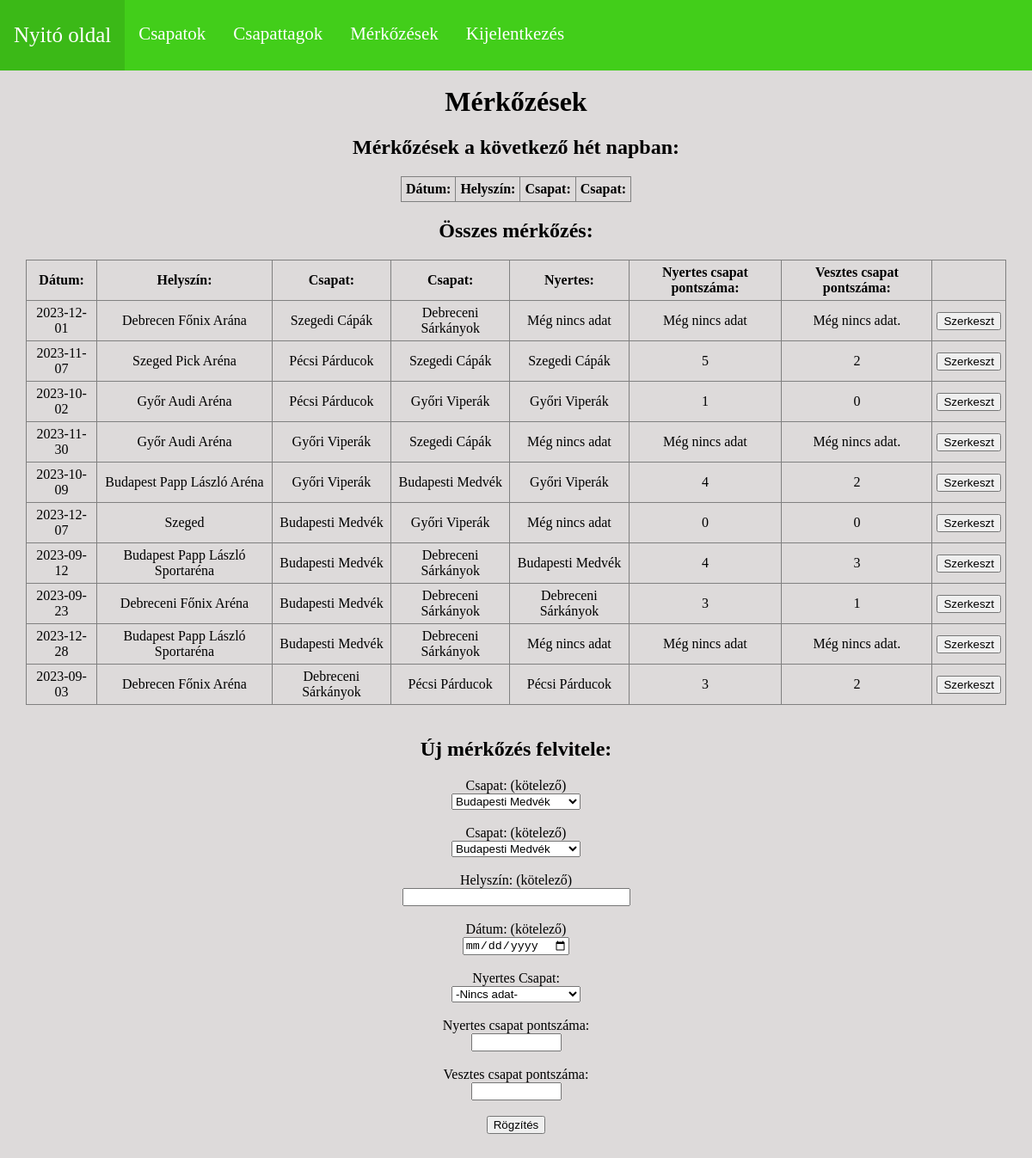
The app's page /Merkozesek.php (signed in) with its own data.
### tables this page shows
CREATE TABLE `merkozes` (
  `csapat1id` int(5) NOT NULL,
  `csapat2id` int(5) NOT NULL,
  `datum` date NOT NULL,
  `helyszin` varchar(100) NOT NULL,
  `nyertes` varchar(100) DEFAULT NULL,
  `nyertespont` int(2) DEFAULT NULL,
  `vesztespont` int(2) DEFAULT NULL
);

CREATE TABLE `csapat` (
  `csapatid` int(5) NOT NULL,
  `nev` varchar(100) NOT NULL,
  `varos` varchar(100) NOT NULL,
  `alapitaseve` int(4) NOT NULL
);

### kezelofgvk.php (called while the page is built, shortened)
<?php
function felhasznalo_csatlakozas(){
    $conn = mysqli_connect('localhost', 'root', '') or die ("Hibás csatlakozás!");
    mysqli_query($conn, 'SET NAMES UTF8');
    mysqli_query($conn, 'SET character_set_results=utf8');
    mysqli_set_charset($conn, 'utf8');
    return $conn;
}
function csapat_leker(){
    if(!($conn = felhasznalo_csatlakozas())){
        return false;
    }
    $result = mysqli_query($conn,"SELECT * FROM csapat ORDER BY nev");
    return $result;
}
function csapatot_leker($csapatid){
    if(!($conn = felhasznalo_csatlakozas())){
        return false;
    }
    $stmt = mysqli_prepare($conn, "SELECT * FROM csapat WHERE csapatid = ?");
    mysqli_stmt_bind_param($stmt, "i", $csapatid);
    $result = mysqli_stmt_execute($stmt);
    mysqli_stmt_bind_result($stmt, $cspid, $nev, $varos, $ev);
    $csapat = array();
    $csapat["csapatid"] = $cspid;
    $csapat["nev"] = $nev;
    $csapat["varos"] = $varos;
    $csapat["ev"] = $ev;
    return $csapat;
}
function merkozesek_leker(){
    if(!($conn = felhasznalo_csatlakozas())){
        return false;
    }
    $result = mysqli_query($conn, "SELECT * FROM merkozes");
    return $result;
}
function merkozes_kovhet(){
    if(!($conn = felhasznalo_csatlakozas())){
        return false;
    }
    $result = mysqli_query($conn, "SELECT * FROM merkozes WHERE DATEDIFF(merkozes.datum, CURRENT_DATE) <= 7 AND DATEDIFF(merkozes.datum, CURRENT_DATE) >= 0");
    return $result;
}
?>

### Merkozesek.php (the view, shortened to what this page needs)
<?php
include_once "kezelofgvk.php";
?>
<!DOCTYPE html>
<html lang="hu">
<head>
    <link rel="stylesheet" type="text/css" href="css/media.css">
</head>
<body>
<header>
    <nav>
        <ul class="navigation">
            <li><a href="Index.php" target="_self">Nyitó oldal</a></li>
            <li><a href="Csapatok.php" target="_self">Csapatok</a></li>
            <li><a href="Tagok.php" target="_self">Csapattagok</a></li>
            <li><a href="Merkozesek.php" target="_self">Mérkőzések</a></li>
            <?php if(!(isset($_SESSION["user"]))) {?>
            <li><a href="Bejelentkezes.php" target="_self">Bejelentkezés</a></li>
            <li><a href="Regisztracio.php" target="_self">Regisztráció</a></li>
            <?php }else{?>
            <li><a href="Kijeletkezes.php" target="_self">Kijelentkezés</a></li>
            <?php } ?>
        </ul>
    </nav>
</header>
<h1>Mérkőzések</h1>
<h2>Mérkőzések a következő hét napban:</h2>
<div>
<?php
$kovhet = merkozes_kovhet();
if(isset($kovhet) && ($kovhet != null || $kovhet != 0) ){
    ?>
    <table>
        <tr>
            <th>Dátum:</th>
            <th>Helyszín:</th>
            <th>Csapat:</th>
            <th>Csapat:</th>
        </tr>
    </table>
    <?php
}
?>
</div>
<h2>Összes mérkőzés:</h2>
<div>
    <table>
        <tr>
            <th>Dátum:</th>
            <th>Helyszín:</th>
            <th>Csapat:</th>
            <th>Csapat:</th>
            <th>Nyertes:</th>
            <th>Nyertes csapat pontszáma:</th>
            <th>Vesztes csapat pontszáma:</th>
            <?php if (isset($_SESSION["user"])){ ?>
                <th></th>
            <?php } ?>
        </tr>
        <?php
        $merkozesek = merkozesek_leker();
        while($merkozes = mysqli_fetch_assoc($merkozesek)){
            $csapat1 = csapatot_leker($merkozes["csapat1id"]);
            $csapat2 = csapatot_leker($merkozes["csapat2id"]);
            echo '<form action="merkozesmodositas.php" method="post">';
            echo '<tr>';
            echo '<td>'. $merkozes["datum"] .'</td>';
            echo '<td>'. $merkozes["helyszin"] .'</td>';
            echo '<td>'. $csapat1["nev"] .'</td>';
            echo '<td>'. $csapat2["nev"] .'</td>';
            if($merkozes["nyertes"] == null){
                $nyertes = "Még nincs adat";
            } else {
                $nyertes = $merkozes["nyertes"];
            }
            echo '<td>'. $nyertes .'</td>';
            if($merkozes["nyertespont"] == null){
                $nyertespont = "Még nincs adat";
            } else {
                $nyertespont = $merkozes["nyertespont"];
            }
            echo '<td>'. $nyertespont .'</td>';
            if($merkozes["vesztespont"] == null){
                $vesztespont = "Még nincs adat.";
            } else {
                $vesztespont = $merkozes["vesztespont"];
            }
            echo '<td>'. $vesztespont .'</td>';
            if(isset($_SESSION["user"])){
                echo '<td><input type="hidden" name="csp1" value="' . $merkozes["csapat1id"] . '"><input type="hidden" name="csp2" value="'. $merkozes["csapat2id"] .'"><input type="hidden" name="datum" value="'. $merkozes["datum"] .'">
                    <input type="hidden" name="hely" value="'. $merkozes["helyszin"] .'"><input type="submit" name="szerkeszt" value="Szerkeszt"></td>';
            }
            echo '</tr>';
            echo '</form>';
        }
        ?>
    </table><br>
</div>
<?php if (isset($_SESSION["user"])){ ?>
<h2>Új mérkőzés felvitele:</h2>
    <div>
        <form action="Merkozesek.php" method="post">
            <label for="team1">Csapat:     (kötelező)</label><br>
            <select id="team1" name="csapat1">
                <?php
                $csapatok = csapat_leker();
                if(mysqli_num_rows($csapatok) > 0){
                    while($csapat = mysqli_fetch_assoc($csapatok)){
                        echo '<option value="'.  $csapat["csapatid"].'">'. $csapat["nev"] . '</option>';
                    }
                } else {
                    echo '<option value="">--Nincs választható csapat--</option>';
                }
                ?>
            </select><br><br>
            <label for="team2">Csapat:     (kötelező)</label><br>
            <select id="team2" name="csapat2">
                <?php
                $csapatok = csapat_leker();
                if(mysqli_num_rows($csapatok) > 0){
                    while($csapat = mysqli_fetch_assoc($csapatok)){
                        echo '<option value="'.  $csapat["csapatid"].'">'. $csapat["nev"] . '</option>';
                    }
                } else {
                    echo '<option value="">--Nincs választható csapat--</option>';
                }
                ?>
            </select><br><br>
            <label for="hely">Helyszín:     (kötelező)</label><br>
            <input id="hely" type="text" name="hely" size="30"><br><br>
            <label for="date">Dátum:     (kötelező)</label><br>
            <input id="date" type="date" name="datum"><br><br>
            <label for="nyer">Nyertes Csapat:</label><br>
            <select id="nyer" name="gyoztes">
                <option value="<?php echo NULL; ?>">-Nincs adat-</option>
            </select><br><br>
            <label for="nyer">Nyertes csapat pontszáma:</label><br>
            <input id="nyer" type="text" name="nyertespont" size="10"><br><br>
            <label for="vesz">Vesztes csapat pontszáma:</label><br>
            <input id="vesz" type="text" name="vesztespont" size="10"><br><br>
            <input type="submit" name="ujmeccs" value="Rögzítés">
        </form>
    </div><br><br>
<?php } ?>
</body>
</html>

### css/media.css (style rules this page uses)
* { box-sizing: border-box; }
html { font-size: 16px; }
body { background:#dddada fixed; font-family: Georgia, Times, "Times New Roman", serif; margin:0; margin-top:100px; }
.navigation li:first-child { color:rgba(255,255,255,.5); font-size:25px; border-top:none; }
nav { background: #42CE1A; font-size:21px; position: fixed; width: 100%; top:0; }
nav ul { margin:0; padding:0; list-style: none; }
nav ul li { float:left; }
nav a { text-decoration: none; padding: 1.7rem 1rem; display: block; color:white; }
nav::after { content:''; clear: both; display:table }
div { max-width: 1200px; margin:0 auto; width:95%; text-align: center; }
table { border: 1px solid gray; margin: 0 auto; border-collapse: collapse; box-sizing: border-box; }
th,td { border: 1px solid gray; vertical-align: center; text-align: center; padding: 5px; }
h1, h2, h3, p { text-align: center; }

### records on screen
merkozes: datum "2023-12-01", helyszin "Debrecen Főnix Arána", csapat1id.nev "Szegedi Cápák", csapat2id.nev "Debreceni Sárkányok", nyertes "Még nincs adat", nyertespont "Még nincs adat", vesztespont "Még nincs adat."
merkozes: datum "2023-11-07", helyszin "Szeged Pick Aréna", csapat1id.nev "Pécsi Párducok", csapat2id.nev "Szegedi Cápák", nyertes "Szegedi Cápák", nyertespont "5", vesztespont "2"
merkozes: datum "2023-10-02", helyszin "Győr Audi Aréna", csapat1id.nev "Pécsi Párducok", csapat2id.nev "Győri Viperák", nyertes "Győri Viperák", nyertespont "1", vesztespont "0"
merkozes: datum "2023-11-30", helyszin "Győr Audi Aréna", csapat1id.nev "Győri Viperák", csapat2id.nev "Szegedi Cápák", nyertes "Még nincs adat", nyertespont "Még nincs adat", vesztespont "Még nincs adat."
merkozes: datum "2023-10-09", helyszin "Budapest Papp László Aréna", csapat1id.nev "Győri Viperák", csapat2id.nev "Budapesti Medvék", nyertes "Győri Viperák", nyertespont "4", vesztespont "2"
merkozes: datum "2023-12-07", helyszin "Szeged", csapat1id.nev "Budapesti Medvék", csapat2id.nev "Győri Viperák", nyertes "Még nincs adat", nyertespont "0", vesztespont "0"
merkozes: datum "2023-09-12", helyszin "Budapest Papp László Sportaréna", csapat1id.nev "Budapesti Medvék", csapat2id.nev "Debreceni Sárkányok", nyertes "Budapesti Medvék", nyertespont "4", vesztespont "3"
merkozes: datum "2023-09-23", helyszin "Debreceni Főnix Aréna", csapat1id.nev "Budapesti Medvék", csapat2id.nev "Debreceni Sárkányok", nyertes "Debreceni Sárkányok", nyertespont "3", vesztespont "1"
merkozes: datum "2023-12-28", helyszin "Budapest Papp László Sportaréna", csapat1id.nev "Budapesti Medvék", csapat2id.nev "Debreceni Sárkányok", nyertes "Még nincs adat", nyertespont "Még nincs adat", vesztespont "Még nincs adat."
merkozes: datum "2023-09-03", helyszin "Debrecen Főnix Aréna", csapat1id.nev "Debreceni Sárkányok", csapat2id.nev "Pécsi Párducok", nyertes "Pécsi Párducok", nyertespont "3", vesztespont "2"

### other values on screen
form field csapat1 "Budapesti Medvék"
form field csapat2 "Budapesti Medvék"
